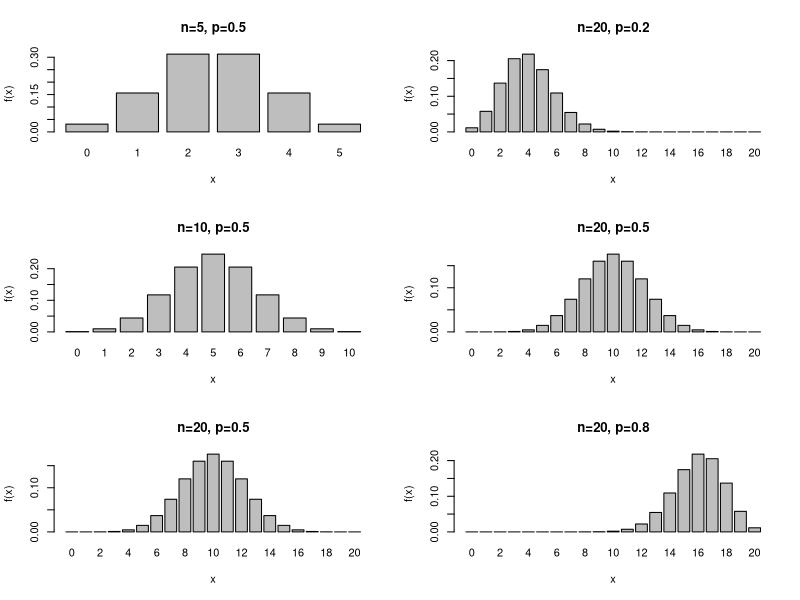
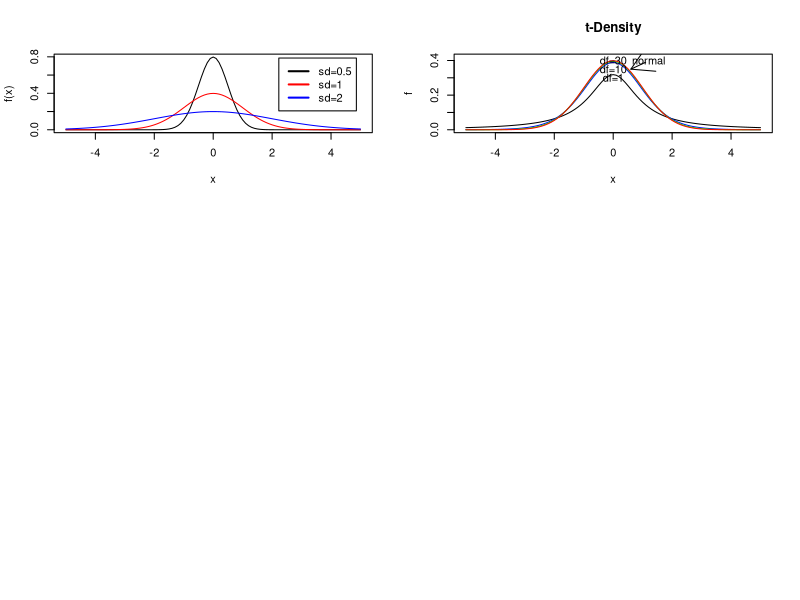

Source code (R) for these figures, in order:
# 제3장 확률분포 (Probability Distributions) 


# R코드 예제: 매개변수 값에 따른 이항분포

par(mfrow=c(3,2)) # 3 by 2로 plot 분할
barplot(dbinom(0:5,5,0.5),names=as.character(0:5),xlab="x",ylab="f(x)", main="n=5, p=0.5") # n=5, p=0.5 인 이항분포의 막대그래프
barplot(dbinom(0:20,20,0.2),names=as.character(0:20),xlab="x",ylab="f(x)", main="n=20, p=0.2")
barplot(dbinom(0:10,10,0.5),names=as.character(0:10),xlab="x",ylab="f(x)", main="n=10, p=0.5")
barplot(dbinom(0:20,20,0.5),names=as.character(0:20),xlab="x",ylab="f(x)", main="n=20, p=0.5")
barplot(dbinom(0:20,20,0.5),names=as.character(0:20),xlab="x",ylab="f(x)", main="n=20, p=0.5")
barplot(dbinom(0:20,20,0.8),names=as.character(0:20),xlab="x",ylab="f(x)", main="n=20, p=0.8")


# R코드 예제: 정규분포

curve(dnorm(x,0,0.5),-5,5,ylab="f(x)") # 평균 0, 표준편차 0.5인 정규분포
curve(dnorm(x,0,1),-5,5,col="red",add=TRUE) # 평균 0, 표준편차 1인 정규분포, 빨간 선
curve(dnorm(x,0,2),-5,5,col="blue",add=TRUE) # 평균 0, 표준편차 2인 정규분포, 파란 선
legend("topright", inset=.05, cex = 1, lty=c(1,1), lwd=c(2,2), c("sd=0.5","sd=1","sd=2"), 
       col=c("black", "red","blue")) # plot 오른쪽 상단에 범례 추가


# R 예제 : t- 분포가 표준정규분포에 수렴     # 자유도 1인 t 분포    
plot(function(x) dt(x, df = 1), -5, 5, ylim = c(0, 0.42),main="t-Density",ylab="f")     
plot(function(x) dt(x, df = 10), -5, 5, col="blue",add=TRUE) # 자유도 10인 t 분포 
plot(function(x) dt(x, df = 30), -5, 5, col="green",add=TRUE) # 자유도 30인 t 분포   
plot(function(x) dnorm(x), -5, 5,  col="red",add=TRUE) # 정규 분포    
text(0,0.3,"df=1");text(0,0.35,"df=10"); text(0,0.4,"df=30");text(1.2,0.4,"normal");        
arrows(1.1,0.39,0.6,0.35) # 원하는 위치에 화살표 그림 삽입   


